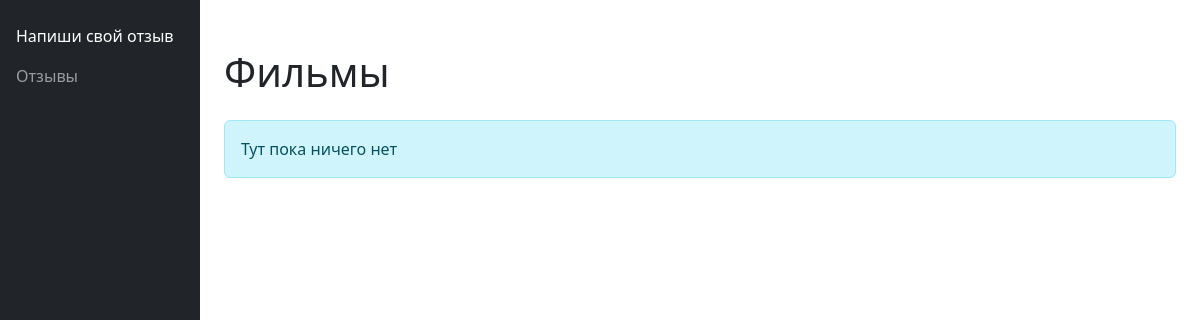
Page /about/ on the earlier database version.
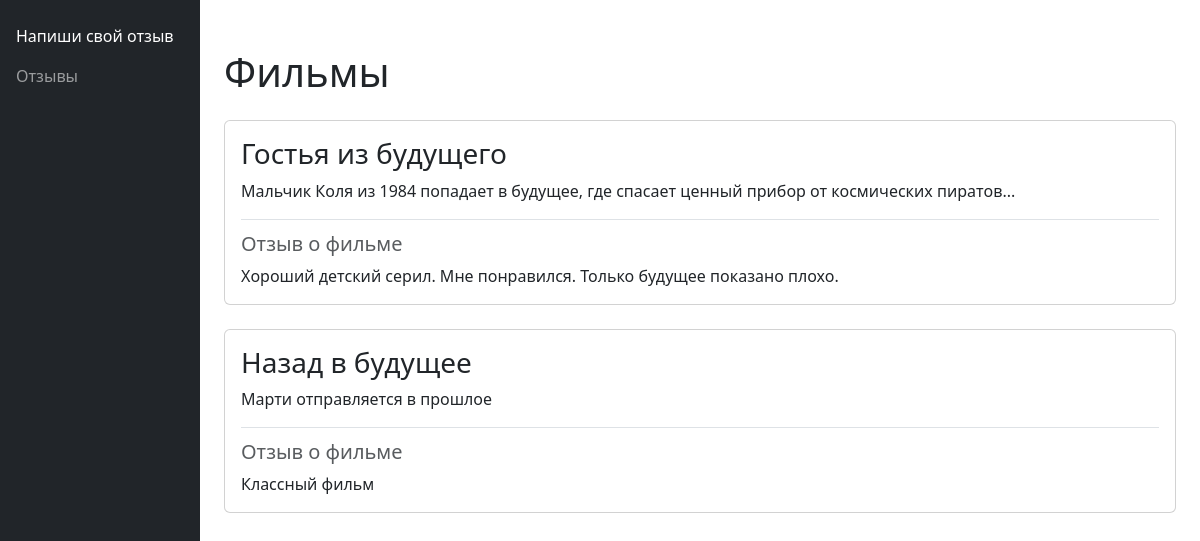
Same page on the later database version.
### film/models.py (models this page shows, shortened)
class Film(models.Model):
    name = models.CharField("Название фильма", max_length=150)
    description = models.TextField("Краткое содержание")
    review = models.TextField("Отзыв")
    class Meta:
        verbose_name = "Фильм"
        verbose_name_plural = "Фильмы"

### film/views.py (the view)
# urls.py: path('about/', views.about, name='about'),
def about(request):
    films = Film.objects.all()
    return render(request, 'film/about.html', {'films': films})

### film/templates/film/about.html (shortened to what this page needs)
{% extends 'film/layout.html' %}
{% block content %}
<div class="container-fluid mt-4 px-0">
    <h1 class="mb-4">Фильмы</h1>
    {% if films %}
        <div class="row g-0">
            {% for film in films %}
                <div class="col-12">
                    <div class="card mb-4">
                        <div class="card-body">
                            <h3 class="card-title">{{ film.name }}</h3>
                            <p class="card-text">{{ film.description }}</p>
                            <div class="mt-3 pt-3 border-top">
                                <h5 class="card-subtitle mb-2 text-muted">Отзыв о фильме</h5>
                                <p class="card-text">{{ film.review }}</p>
                            </div>
                        </div>
                    </div>
                </div>
            {% endfor %}
        </div>
    {% else %}
        <div class="alert alert-info" role="alert">
            Тут пока ничего нет
        </div>
    {% endif %}
</div>
{% endblock %}

### film/templates/film/layout.html (shortened to what this page needs)
<!DOCTYPE html>
<html lang="en">
<head>
    <link href="https://cdn.jsdelivr.net/npm/bootstrap@5.3.0/dist/css/bootstrap.min.css" rel="stylesheet">
</head>
<body class="container-fluid">
    <div class="row">
        <div class="col-md-3 col-lg-2 bg-dark min-vh-100 p-0">
            {% include 'film/nav.html' %}
        </div>
        <div class="col-md-9 col-lg-10 p-4">
            {% block content %}
            {% endblock %}
        </div>
    </div>
</body>
</html>

### film/templates/film/nav.html
<nav class="navbar navbar-dark bg-dark flex-md-column align-items-start p-3">
    <ul class="navbar-nav flex-md-column w-100">
        <li class="nav-item">
            <a class="nav-link active" href="{% url 'film:index' %}">Напиши свой отзыв</a>
        </li>
        <li class="nav-item">
            <a class="nav-link" href="{% url 'film:about' %}">Отзывы</a>
        </li>
    </ul>
</nav>

Differences in the rows shown:
added Film: name "Гостья из будущего", description "Мальчик Коля из 1984 попадает в будущее, где спасает ценный прибор от космических пиратов...", review "Хороший детский серил. Мне понравился. Только будущее показано плохо."
added Film: name "Назад в будущее", description "Марти отправляется в прошлое", review "Классный фильм"
Other differences:
text no longer shown: "Тут пока ничего нет"
